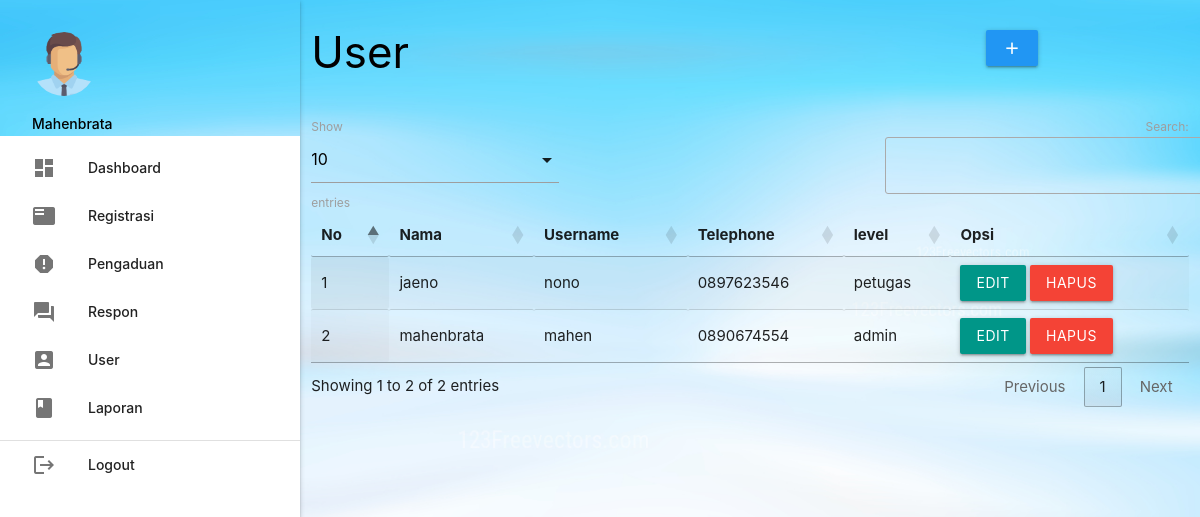
The page /admin/index.php?p=user (signed in) on the database its author committed.
### tables this page shows
CREATE TABLE `petugas` (
  `id_petugas` int(5) NOT NULL,
  `nama_petugas` varchar(30) NOT NULL,
  `username` varchar(30) NOT NULL,
  `password` varchar(255) NOT NULL,
  `telp_petugas` varchar(13) NOT NULL,
  `level` enum('admin','petugas') NOT NULL
);

### admin/user.php (the view, shortened to what this page needs)
       <div class="row">
         <div class="col s12 m9">
           <h3 class="black-text">User</h3>
         </div>
         <div class="col s12 m3">
           <div class="section"></div>
           <a class="waves-effect waves-light btn modal-trigger blue" href="#modal1"><i class="material-icons">add</i></a>
         </div>
       </div>
       <table id="example" class="display responsive-table" style="width:100%">
         <thead>
             <tr>
			<th>No</th>
			<th>Nama</th>
			<th>Username</th>
			<th>Telephone</th>
			<th>level</th>
			<th>Opsi</th>
             </tr>
         </thead>
         <tbody>
<?php
	$no=1;
	$tampil = mysqli_query($koneksi,"SELECT * FROM petugas ORDER BY nama_petugas ASC");
	while ($r=mysqli_fetch_assoc($tampil)) { ?>
	<tr>
		<td><?php echo $no++; ?></td>
		<td><?php echo $r['nama_petugas']; ?></td>
		<td><?php echo $r['username']; ?></td>
		<td><?php echo $r['telp_petugas']; ?></td>
		<td><?php echo $r['level']; ?></td>
		<td><a class="btn teal modal-trigger" href="#user_edit<?php echo $r['id_petugas'] ?>">Edit</a> <a class="red btn" onclick="return confirm('Anda Yakin Ingin Menghapus Y/N')" href="index.php?p=user_hapus&id_petugas=<?php echo $r['id_petugas'] ?>">Hapus</a></td>
	</tr>
           <?php  }
            ?>
         </tbody>
       </table>

### rows shown on the page
petugas: nama_petugas "jaeno", username "nono", telp_petugas "0897623546", level "petugas"
petugas: nama_petugas "mahenbrata", username "mahen", telp_petugas "0890674554", level "admin"

### other values the page prints
$_SESSION['data']['nama_petugas'] "Mahenbrata"
